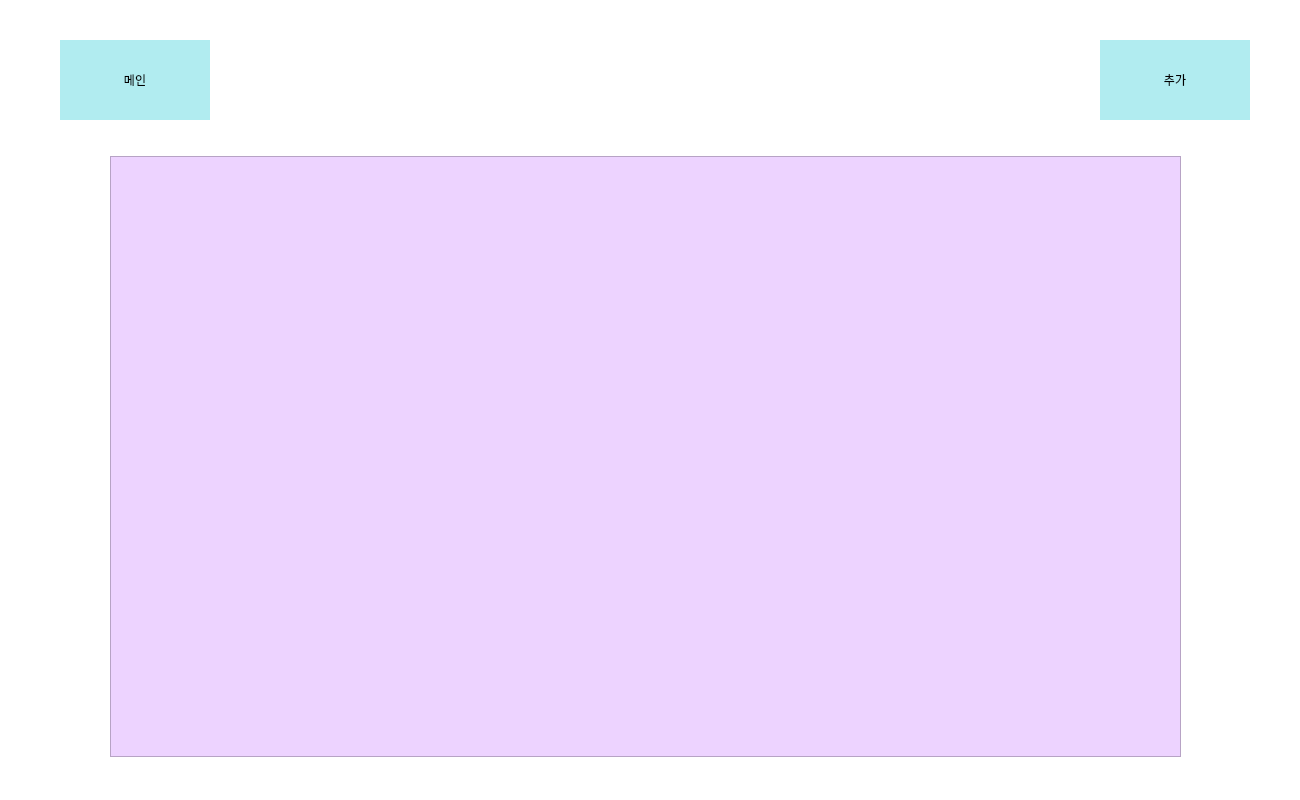
<?xml version="1.0" encoding="UTF-8"?>
<ui version="4.0">
 <class>Dialog</class>
 <widget class="QDialog" name="Dialog">
  <property name="geometry">
   <rect>
    <x>0</x>
    <y>0</y>
    <width>1300</width>
    <height>800</height>
   </rect>
  </property>
  <property name="minimumSize">
   <size>
    <width>1300</width>
    <height>800</height>
   </size>
  </property>
  <property name="maximumSize">
   <size>
    <width>1300</width>
    <height>800</height>
   </size>
  </property>
  <property name="windowTitle">
   <string>Dialog</string>
  </property>
  <property name="styleSheet">
   <string notr="true">background-color: rgb(255, 255, 255);</string>
  </property>
  <widget class="QPushButton" name="c_btn_add">
   <property name="geometry">
    <rect>
     <x>1100</x>
     <y>40</y>
     <width>150</width>
     <height>80</height>
    </rect>
   </property>
   <property name="styleSheet">
    <string notr="true">font: 25 15pt &quot;나눔바른고딕 Light&quot;;
background-color: rgb(177, 236, 240);
border:0px;</string>
   </property>
   <property name="text">
    <string>추가</string>
   </property>
  </widget>
  <widget class="QPushButton" name="c_btn_main">
   <property name="geometry">
    <rect>
     <x>60</x>
     <y>40</y>
     <width>150</width>
     <height>80</height>
    </rect>
   </property>
   <property name="styleSheet">
    <string notr="true">font: 25 15pt &quot;나눔바른고딕 Light&quot;;
background-color: rgb(177, 236, 240);
border:0px;</string>
   </property>
   <property name="text">
    <string>메인</string>
   </property>
  </widget>
  <widget class="QScrollArea" name="c_sa_scrollarea">
   <property name="geometry">
    <rect>
     <x>110</x>
     <y>156</y>
     <width>1071</width>
     <height>601</height>
    </rect>
   </property>
   <property name="styleSheet">
    <string notr="true">background-color: rgb(237, 211, 255);</string>
   </property>
   <property name="widgetResizable">
    <bool>true</bool>
   </property>
   <widget class="QWidget" name="scrollAreaWidgetContents">
    <property name="geometry">
     <rect>
      <x>0</x>
      <y>0</y>
      <width>1069</width>
      <height>599</height>
     </rect>
    </property>
   </widget>
  </widget>
 </widget>
 <resources/>
 <connections/>
</ui>
